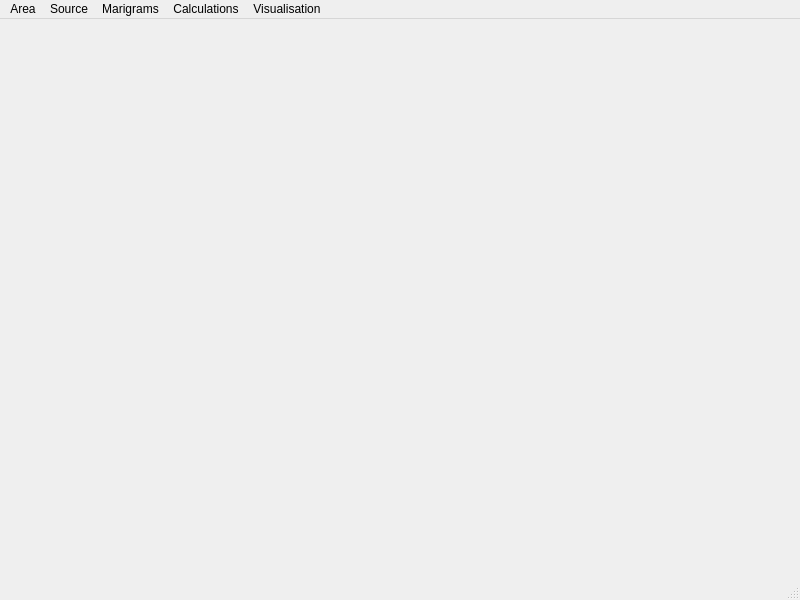
<?xml version="1.0" encoding="UTF-8"?>
<ui version="4.0">
 <class>MainWindow</class>
 <widget class="QMainWindow" name="MainWindow">
  <property name="geometry">
   <rect>
    <x>0</x>
    <y>0</y>
    <width>800</width>
    <height>600</height>
   </rect>
  </property>
  <property name="windowTitle">
   <string>MOST visualisation</string>
  </property>
  <widget class="QWidget" name="central_widget"/>
  <widget class="QMenuBar" name="menu_bar">
   <property name="geometry">
    <rect>
     <x>0</x>
     <y>0</y>
     <width>800</width>
     <height>26</height>
    </rect>
   </property>
   <widget class="QMenu" name="menu_area">
    <property name="title">
     <string>Area</string>
    </property>
    <widget class="QMenu" name="menuBottom_profile">
     <property name="title">
      <string>Bottom profile...</string>
     </property>
     <addaction name="action_default"/>
    </widget>
    <addaction name="menuBottom_profile"/>
    <addaction name="separator"/>
    <addaction name="action_size"/>
    <addaction name="action_steps"/>
    <addaction name="separator"/>
    <addaction name="action_show_area"/>
   </widget>
   <widget class="QMenu" name="menu_source">
    <property name="title">
     <string>Source</string>
    </property>
    <addaction name="action_source_parameters"/>
   </widget>
   <widget class="QMenu" name="menu_marigrams">
    <property name="title">
     <string>Marigrams</string>
    </property>
    <widget class="QMenu" name="menu_select_points">
     <property name="title">
      <string>Select points...</string>
     </property>
     <addaction name="action_select_points_on_area"/>
     <addaction name="action_select_points_on_heatmap"/>
    </widget>
    <addaction name="menu_select_points"/>
   </widget>
   <widget class="QMenu" name="menu_calculations">
    <property name="title">
     <string>Calculations</string>
    </property>
    <addaction name="action_calculation_parameters"/>
    <addaction name="action_calculate"/>
    <addaction name="separator"/>
    <addaction name="action_load_existing_results"/>
   </widget>
   <widget class="QMenu" name="menu_visualisation">
    <property name="title">
     <string>Visualisation</string>
    </property>
    <addaction name="action_heatmap"/>
    <addaction name="action_heatmap_with_contour"/>
    <addaction name="action_3d_heatmap"/>
    <addaction name="action_shore_bar_chart"/>
    <addaction name="separator"/>
    <addaction name="action_marigrams"/>
    <addaction name="separator"/>
    <addaction name="action_set_contour_lines_levels"/>
   </widget>
   <addaction name="menu_area"/>
   <addaction name="menu_source"/>
   <addaction name="menu_marigrams"/>
   <addaction name="menu_calculations"/>
   <addaction name="menu_visualisation"/>
  </widget>
  <widget class="QStatusBar" name="status_bar"/>
  <action name="action_size">
   <property name="text">
    <string>Size...</string>
   </property>
  </action>
  <action name="action_steps">
   <property name="text">
    <string>Steps...</string>
   </property>
  </action>
  <action name="action_source_parameters">
   <property name="text">
    <string>Change source parameters...</string>
   </property>
  </action>
  <action name="action_calculate">
   <property name="text">
    <string>Calculate</string>
   </property>
  </action>
  <action name="action_heatmap">
   <property name="enabled">
    <bool>false</bool>
   </property>
   <property name="text">
    <string>Heatmap</string>
   </property>
  </action>
  <action name="action_3d_heatmap">
   <property name="enabled">
    <bool>false</bool>
   </property>
   <property name="text">
    <string>3D heatmap</string>
   </property>
  </action>
  <action name="action_shore_bar_chart">
   <property name="enabled">
    <bool>false</bool>
   </property>
   <property name="text">
    <string>Shore bar chart</string>
   </property>
  </action>
  <action name="action_marigrams">
   <property name="enabled">
    <bool>false</bool>
   </property>
   <property name="text">
    <string>Marigrams</string>
   </property>
  </action>
  <action name="action_calculation_parameters">
   <property name="text">
    <string>Change calculation parameters...</string>
   </property>
  </action>
  <action name="actionArea">
   <property name="text">
    <string>Area</string>
   </property>
  </action>
  <action name="action_show_area">
   <property name="text">
    <string>Show Area</string>
   </property>
  </action>
  <action name="action_heatmap_contour">
   <property name="enabled">
    <bool>false</bool>
   </property>
   <property name="text">
    <string>Heatmap with contour lines</string>
   </property>
   <property name="font">
    <font/>
   </property>
  </action>
  <action name="action_heatmap_with_contour">
   <property name="enabled">
    <bool>false</bool>
   </property>
   <property name="text">
    <string>Heatmap with contour lines</string>
   </property>
  </action>
  <action name="action_load_existing_results">
   <property name="text">
    <string>Load existing results...</string>
   </property>
  </action>
  <action name="action_select_points_on_area">
   <property name="text">
    <string>On area</string>
   </property>
  </action>
  <action name="action_select_points_on_heatmap">
   <property name="enabled">
    <bool>false</bool>
   </property>
   <property name="text">
    <string>On heatmap</string>
   </property>
  </action>
  <action name="action_set_contour_lines_levels">
   <property name="text">
    <string>Set contour lines levels...</string>
   </property>
  </action>
  <action name="action_default">
   <property name="text">
    <string>Default</string>
   </property>
  </action>
 </widget>
 <resources/>
 <connections/>
</ui>
